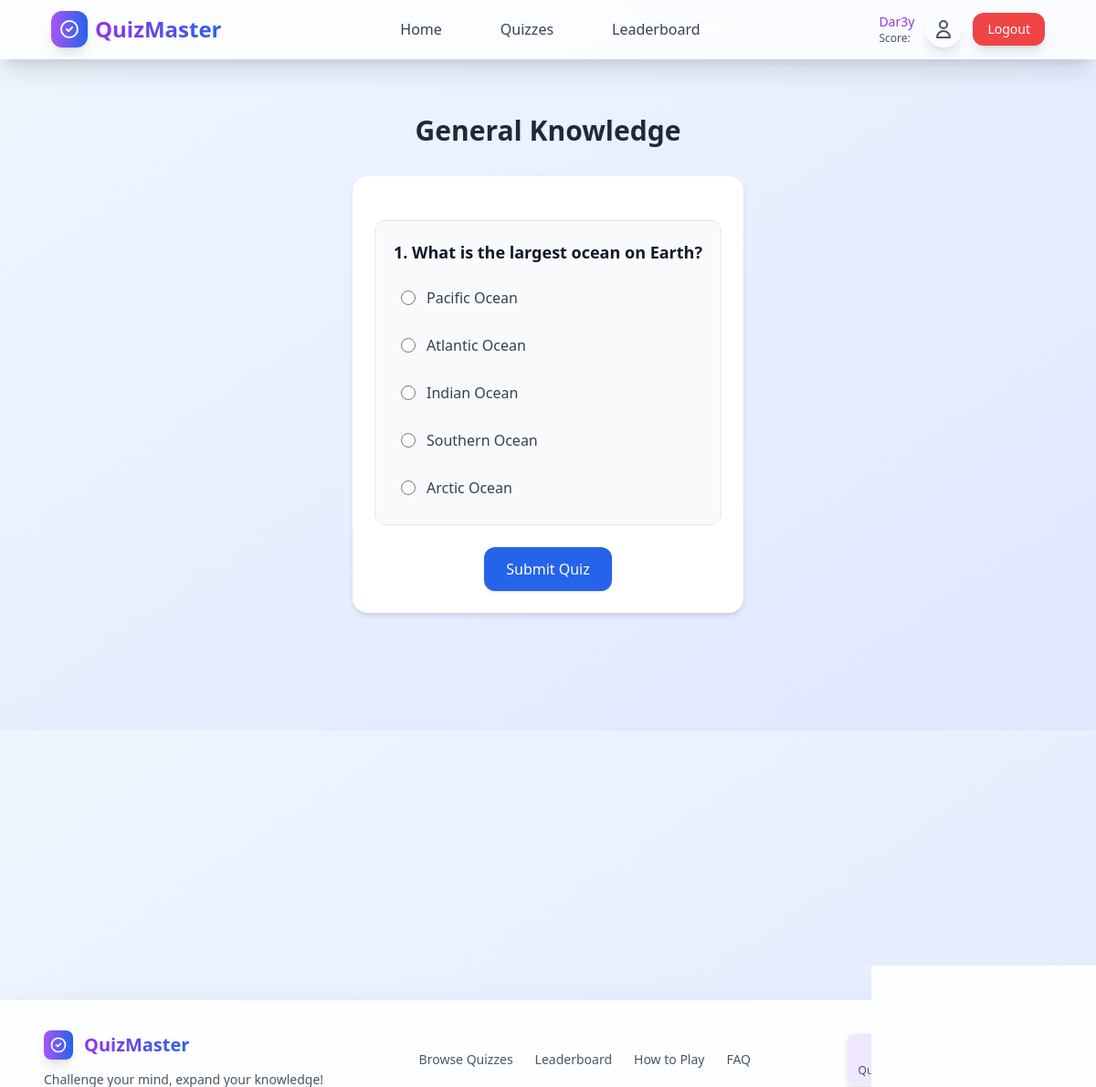
Screenshot of /quiz/2/ (signed in) with the database file from the repository.
### quizApp/models.py (models this page shows, shortened)
class Quiz(models.Model):
    title = models.CharField(max_length=200)
    description = models.TextField(blank=True)
    created_at = models.DateTimeField(auto_now_add=True)

class Question(models.Model):
    quiz = models.ForeignKey(Quiz, related_name="questions", on_delete=models.CASCADE)
    text = models.TextField()

class Answer(models.Model):
    question = models.ForeignKey(Question, related_name="answers", on_delete=models.CASCADE)
    text = models.CharField(max_length=200)
    is_correct = models.BooleanField(default=False)

### quizApp/views.py (the view, shortened to what this page needs)
# urls.py: path('<int:quiz_id>/', views.take_quiz, name='take_quiz'),
@login_required
def take_quiz(request, quiz_id):
    quiz = get_object_or_404(Quiz, pk=quiz_id)
    return render(request, 'take_quiz.html', {'quiz': quiz})

### quizApp/templates/take_quiz.html (shortened to what this page needs)
{% extends 'base.html' %}
{% block content %}
<div class="container mx-auto px-6 py-10 max-w-3xl">
    <h2 class="text-3xl font-bold text-center text-gray-800 mb-8">{{ quiz.title }}</h2>
    <form method="post" class="bg-white shadow-md rounded-2xl p-6 space-y-6">
        {% for question in quiz.questions.all %}
            <div class="p-5 border border-gray-200 rounded-xl bg-gray-50">
                <p class="text-lg font-semibold text-gray-900 mb-4">
                    {{ forloop.counter }}. {{ question.text }}
                </p>
                <div class="space-y-3">
                    {% for answer in question.answers.all %}
                        <label class="flex items-center space-x-3 cursor-pointer hover:bg-gray-100 p-2 rounded-lg transition">
                            <input
                                type="radio"
                                name="{{ question.id }}"
                                value="{{ answer.id }}"
                                class="h-4 w-4 text-blue-600 focus:ring-blue-500 border-gray-300"
                            >
                            <span class="text-gray-700">{{ answer.text }}</span>
                        </label>
                    {% endfor %}
                </div>
            </div>
        {% endfor %}
        <div class="text-center">
            <button type="submit"
                class="px-6 py-3 bg-blue-600 text-white font-medium rounded-xl shadow hover:bg-blue-700 transition">
                Submit Quiz
            </button>
        </div>
    </form>
</div>
{% endblock %}

### templates/base.html (shortened to what this page needs)
{% load static %}
<!DOCTYPE html>
<html lang="en">
<head>
    <script src="https://cdn.tailwindcss.com"></script>
    <link rel="stylesheet" href="{% static 'css/auth.css' %}">
</head>
<body class="min-h-screen bg-gradient-to-br from-blue-50 to-indigo-100 flex flex-col">
    <nav class="bg-white/80 backdrop-blur-lg shadow-xl border-b border-white/20 sticky top-0 z-50">
        <div class="max-w-6xl mx-auto px-4 sm:px-6 lg:px-8">
            <div class="flex justify-between items-center h-16">
                <div class="flex items-center space-x-2">
                    <div class="w-10 h-10 bg-gradient-to-r from-purple-500 to-blue-600 rounded-xl flex items-center justify-center transform hover:rotate-12 transition-all duration-300 shadow-lg">
                        <svg class="w-6 h-6 text-white" fill="none" stroke="currentColor" viewBox="0 0 24 24">
                            <path stroke-linecap="round" stroke-linejoin="round" stroke-width="2" d="M9 12l2 2 4-4m6 2a9 9 0 11-18 0 9 9 0 0118 0z"></path>
                        </svg>
                    </div>
                    <a href="" class="text-2xl font-bold bg-gradient-to-r from-purple-600 to-blue-600 bg-clip-text text-transparent hover:scale-105 transform transition-all duration-300">
                    </a>
                </div>
                <div class="hidden md:flex items-center space-x-8">
                    <a href="" class="text-gray-700 hover:text-purple-600 px-4 py-2 font-medium transition-all duration-300 hover:bg-purple-50 rounded-xl relative group">
                        <span class="relative z-10">Home</span>
                    </a>
                    <a href="" class="text-gray-700 hover:text-purple-600 px-4 py-2 font-medium transition-all duration-300 hover:bg-purple-50 rounded-xl relative group">
                        <span class="relative z-10">Quizzes</span>
                    </a>
                    <a href="" class="text-gray-700 hover:text-purple-600 px-4 py-2 font-medium transition-all duration-300 hover:bg-purple-50 rounded-xl relative group">
                        <span class="relative z-10">Leaderboard</span>
                    </a>
                </div>
                <div class="flex items-center space-x-4">
                    {% if user.is_authenticated %}
                        <div class="flex items-center space-x-3">
                            <div class="text-sm text-gray-600">
                                <span class="font-medium text-purple-600">{{ user.username }}</span>
                               <div class="text-xs">Score: </div>
                            </div>
                            <a href="" class="p-2 text-gray-600 hover:text-purple-600 hover:bg-purple-50 rounded-full transition-all duration-300 transform hover:scale-110 shadow-lg hover:shadow-xl">
                                <svg class="w-6 h-6" fill="none" stroke="currentColor" viewBox="0 0 24 24">
                                    <path stroke-linecap="round" stroke-linejoin="round" stroke-width="2" d="M16 7a4 4 0 11-8 0 4 4 0 018 0zM12 14a7 7 0 00-7 7h14a7 7 0 00-7-7z"></path>
                                </svg>
                            </a>
                            <a href="{% url 'authApp:Logout' %}" class="bg-red-500 text-white px-4 py-2 rounded-xl hover:bg-red-600 transform hover:scale-105 transition-all duration-300 shadow-lg hover:shadow-xl text-sm">Logout</a>
                        </div>
                    {% endif %}
                </div>
            </div>
        </div>
    </nav>
    <main class="flex-1 main_container min-h-[calc(100vh-200px)]">
        {% block content %}{% endblock %}
    </main>
    <footer class="bg-white/90 backdrop-blur-lg shadow-2xl border-t border-white/30 mt-auto">
        <div class="max-w-6xl mx-auto px-6 py-8">
            <div class="flex flex-col lg:flex-row items-center justify-between space-y-6 lg:space-y-0">
                <div class="flex flex-col items-center lg:items-start space-y-3">
                    <div class="flex items-center space-x-3">
                        <div class="w-8 h-8 bg-gradient-to-r from-purple-500 to-blue-600 rounded-lg flex items-center justify-center shadow-lg">
                            <svg class="w-5 h-5 text-white" fill="none" stroke="currentColor" viewBox="0 0 24 24">
                                <path stroke-linecap="round" stroke-linejoin="round" stroke-width="2" d="M9 12l2 2 4-4m6 2a9 9 0 11-18 0 9 9 0 0118 0z"></path>
                            </svg>
                        </div>
                        <h3 class="text-xl font-bold bg-gradient-to-r from-purple-600 to-blue-600 bg-clip-text text-transparent">QuizMaster</h3>
                    </div>
                    <p class="text-gray-600 text-sm text-center lg:text-left max-w-xs">Challenge your mind, expand your knowledge!</p>
                </div>
                <div class="flex flex-wrap justify-center lg:justify-start items-center gap-6">
                    <a href="" class="text-gray-600 hover:text-purple-600 text-sm font-medium transition-colors duration-300 hover:scale-105 transform">Browse Quizzes</a>
                    <a href="" class="text-gray-600 hover:text-purple-600 text-sm font-medium transition-colors duration-300 hover:scale-105 transform">Leaderboard</a>
                    <a href="#" class="text-gray-600 hover:text-purple-600 text-sm font-medium transition-colors duration-300 hover:scale-105 transform">How to Play</a>
                    <a href="#" class="text-gray-600 hover:text-purple-600 text-sm font-medium transition-colors duration-300 hover:scale-105 transform">FAQ</a>
                </div>
                <div class="flex flex-wrap justify-center gap-3 max-w-sm">
                    <div class="bg-gradient-to-r from-purple-100 to-blue-100 rounded-lg px-3 py-2 shadow-md border border-white/50 flex-shrink-0">
                        <div class="text-center">
                            <div class="text-base font-bold text-purple-700 animate-pulse-slow">{{ total_quizzes|default:0 }}</div>
                            <div class="text-xs text-gray-600">Quizzes</div>
                        </div>
                    </div>
                    <div class="bg-gradient-to-r from-blue-100 to-indigo-100 rounded-lg px-3 py-2 shadow-md border border-white/50 flex-shrink-0">
                        <div class="text-center">
                            <div class="text-base font-bold text-blue-700 animate-bounce-soft">{{ active_users|default:0 }}</div>
                            <div class="text-xs text-gray-600">Users</div>
                        </div>
                    </div>
                    <div class="bg-gradient-to-r from-green-100 to-emerald-100 rounded-lg px-3 py-2 shadow-md border border-white/50 flex-shrink-0">
                        <div class="text-center">
                            <div class="text-base font-bold text-green-700">{{ total_answers|default:0 }}+</div>
                            <div class="text-xs text-gray-600">Answers</div>
                        </div>
                    </div>
                </div>
            </div>
        </div>
    </footer>
</body>
</html>

### static/css/auth.css (style rules this page uses)
.main_container { margin: 20px auto; height: 100vh; }

### rows the page displays
Quiz: title "General Knowledge"
Question: text "What is the largest ocean on Earth?"
Answer: text "Pacific Ocean"
Answer: text "Atlantic Ocean"
Answer: text "Indian Ocean"
Answer: text "Southern Ocean"
Answer: text "Arctic Ocean"

### other values shown
{{ user.username }} "Dar3y"
